Frame 1 (no input): blank canvas, image omitted
Frame 60 (no input): blank canvas, image omitted
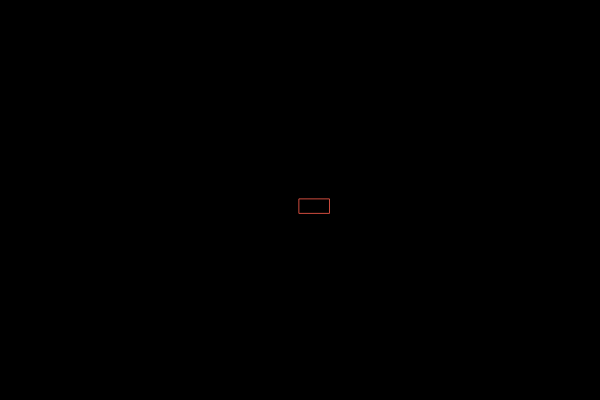
Frame 120 (the mouse pressed at the canvas centre since frame 60)

The p5.js sketch whose frames 1 and 60 were blank and that drew this single picture after the mouse press (run headless with seeded random() and noise() and a simulated clock; from frame 60 on, the mouse is pressed at the canvas centre):

// p5.js sketch
// ── sketch.js
var SIZE = 40;
var shapes = [];

function Shape(x, y) {
  this.x = random(0, width);
  this.y = random(0, height);
  this.x = x;
  this.y = y;
  this.size_x = random(1, SIZE);
  this.size_y = random(1, SIZE);
  this.r = random(0, 256);
  this.g = random(0, 256);
  this.b = random(0, 256);
  
  this.draw_shape = function() {
    noFill();
    stroke(this.r, this.g, this.b);
    rect(this.x, this.y, this.size_x, this.size_y);
  }
  
  this.move_shape = function() {
    this.x = this.x + random(-1, 1);
    this.y = this.y + random(-1, 1);
  }
}

function setup() {
  fill(0)
  createCanvas(600, 400);
}

function mousePressed() {
  shapes.push(new Shape(mouseX, mouseY));
}

function draw() {
  background(0);
  for (var i = 0; i < shapes.length; i++) {
    shapes[i].draw_shape();
    shapes[i].move_shape();
  }
  if (shapes.length > 9) {
    shapes.splice(0, 1);
  }
}
